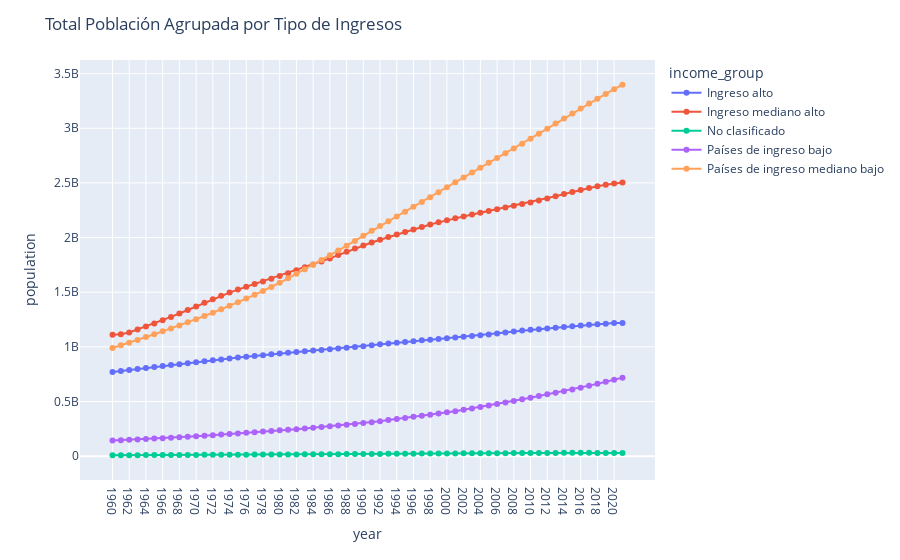

Notebook source saved alongside this figure:
### Code cell
fig = px.line(df_world_population[df_world_population['income_group']!='Agregados'].groupby(['income_group','year'])[['population','rate_pop']].sum().reset_index(),x='year',y='population',color ='income_group',markers=True)
fig.update_layout(title='Total Población Agrupada por Tipo de Ingresos')
fig.show()
